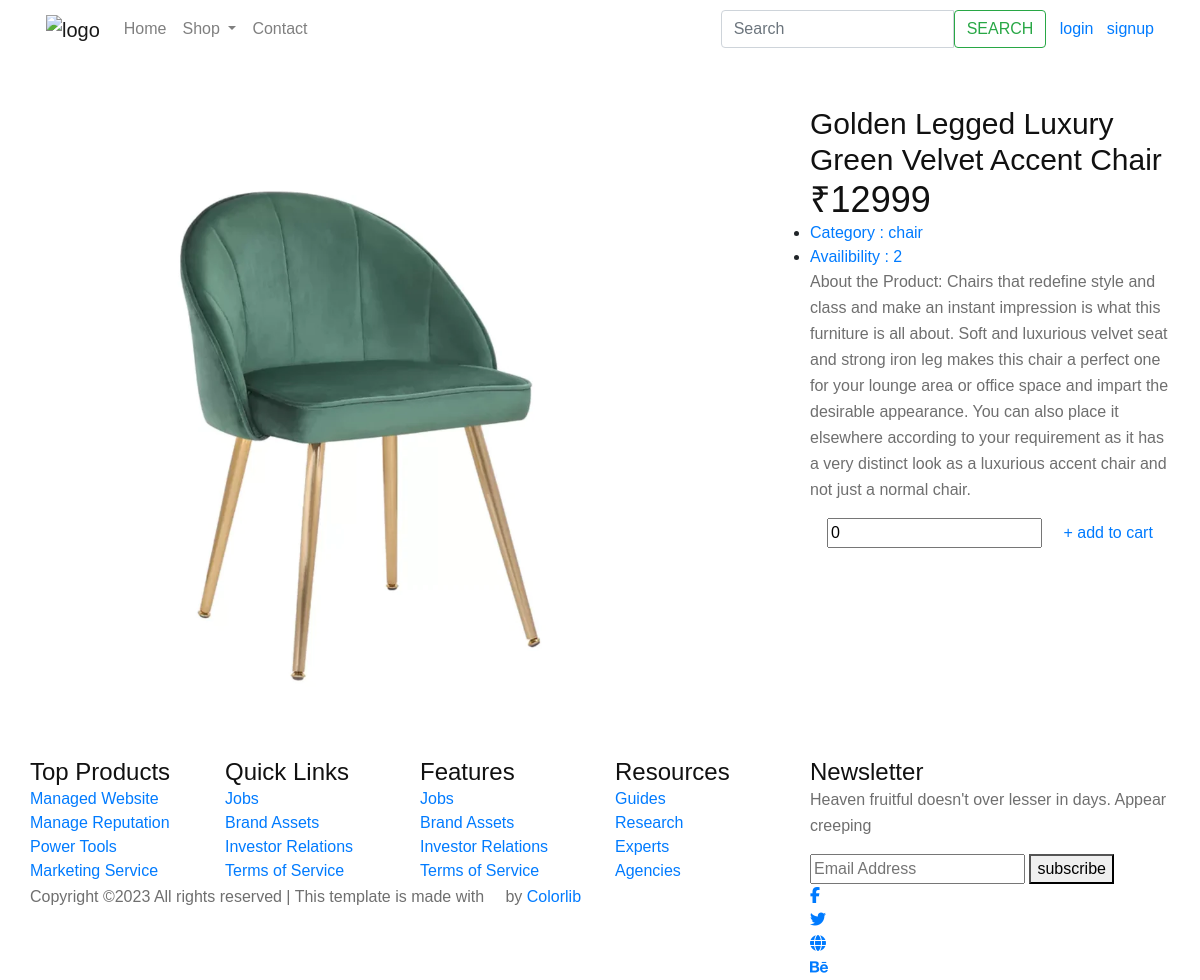
Page /store/category/chair/golden-legged-luxury-green-velvet-accent-chair/ on the committed database.
### store/models.py (models this page shows, shortened)
class Product(models.Model):
    product_name = models.CharField(max_length=200,unique=True)
    slug         = models.SlugField(max_length=200,unique=True)
    description  =models.TextField(max_length=500, blank=True)
    price        =models.IntegerField()
    images       =models.ImageField(upload_to='photos/products')
    stock        =models.IntegerField()
    is_available =models.BooleanField(default=True)
    category     =models.ForeignKey(Category, on_delete=models.CASCADE)
    created_date =models.DateTimeField(auto_now_add=True)
    modified_date=models.DateTimeField(auto_now=True)

### category/models.py (models this page shows)
class Category(models.Model):
    category_name = models.CharField(max_length=50, unique=True)
    slug = models.SlugField(max_length=100, unique=True)
    description = models.TextField(max_length=255, blank=False)
    cat_image = models.ImageField(upload_to='photos/categories', blank=False)
    class Meta:
        verbose_name = 'category'
        verbose_name_plural = 'categories'
    def get_url(self):
        return reverse('products_by_category', args=[ self.slug])
    def __str__(self):
        return self.category_name

### store/views.py (the view)
# urls.py: path('category/<slug:category_slug>/<slug:product_slug>/', views.product_detail, name='product_detail'),
def product_detail(request, category_slug, product_slug):
    try:
        single_product = Product.objects.get(category__slug=category_slug, slug=product_slug)
    except Exception as e:
        raise e
    context = {
        'single_product': single_product,
    }
    return render(request, 'store/product_detail.html',context)

### cart/context_processors.py (called while the page is built)
def counter(request):
    cart_count = 0
    if 'admin' in request.path:
        return {}
    else:
        try:
            cart = Cart.objects.filter(cart_id=_cart_id(request))
            if request.user.is_authenticated:
                cart_items = CartItem.objects.all().filter(user=request.user)
            else:
                cart_items = CartItem.objects.all().filter(cart=cart[:1])
            for cart_item in cart_items:
                cart_count += cart_item.quantity
        except Cart.DoesNotExist:
            cart_count = 0
    return dict(cart_count=cart_count)

### cart/views.py (called while the page is built)
def _cart_id(request):
    cart = request.session.session_key
    if not cart:
        cart = request.session.create()
    return cart

def _wishlist_id(request):
    wishlist = request.session.session_key
    if not wishlist:
        wishlist = request.session.create()
    return wishlist

### category/context_processors.py (called while the page is built)
def  menu_links(request):
    links=Category.objects.all()
    return {
       'links': links
    }

### store/context_processors.py (called while the page is built)
def wishlist_counter(request):
    wishlist_count = 0
    if 'admin' in request.path:
        return {}
    else:
        try:
            wishlist = Wishlist.objects.filter(wishlist_id=_wishlist_id(request))
            if request.user.is_authenticated:
                wishlist_items = WishlistItem.objects.all().filter(user=request.user)
            else:
                wishlist_items = WishlistItem.objects.all().filter(wishlist=wishlist[:1])
            for wishlist_item in wishlist_items:
                wishlist_count += 1
        except Wishlist.DoesNotExist:
            wishlist_count = 0
    return dict(wishlist_count=wishlist_count)

### templates/store/product_detail.html (shortened to what this page needs)
{% extends 'base.html' %}
{% load static %}
{% block content %}
<!doctype html>
<html lang="zxx">
<body>
  <div class="product_image_area section_padding">
    <div class="container">
      <div class="row s_product_inner justify-content-between">
        <div class="col-lg-7 col-xl-7 pt-5">
          <div class="product_slider_img">
            <div id="vertical ">
              <div data-thumb="img/product/single-product/product_1.png ">
                <img src="{{single_product.images.url}}" />
              </div>
            </div>
          </div>
        </div>
        <div class="col-lg-5 col-xl-4 pt-5">
          <div class="s_product_text">
            <h3>{{ single_product.product_name}}</h3>
            <h2>₹{{single_product.price}}</h2>
            <ul class="list">
              <li>
                <a class="active" href="#">
                  <span>Category</span> : {{single_product.category}}</a>
              </li>
              <li>
                <a href="#"> <span>Availibility</span> : {{single_product.stock}}</a>
              </li>
            </ul>
            <p>
             {{single_product.description}}
            </p>
            <div class="card_area d-flex justify-content-between align-items-center">
              <div class="product_count">
                <span class="inumber-decrement"> <i class="ti-minus"></i></span>
                <input class="input-number" type="text" value="0" min="0" max="10">
                <span class="number-increment"> <i class="ti-plus"></i></span>
              </div>
              {% if single_product.stock <= 0 %}
                <a href="#" class="btn_3" style ="background-color:grey;">Out Of Stock </a>
                {% else %}
                  <a href="{% url 'add_cart' single_product.id %}" class="btn_3">+ add to cart</a>
              {% endif %}
              <a href="#" class="like_us"> <i class="ti-heart"></i> </a>
            </div>
          </div>
        </div>
      </div>
    </div>
  </div>
</body>
</html>
{% endblock %}

### adminpanel/static/css/style.css (style rules this page uses)
html, body { height: 100%; font-family: "Cairo", sans-serif; -webkit-font-smoothing: antialiased; font-smooth: antialiased; }
h1, h2, h3, h4, h5, h6 { margin: 0; color: #111111; font-weight: 400; font-family: "Cairo", sans-serif; }
h2 { font-size: 36px; }
h3 { font-size: 30px; }
p { font-size: 16px; font-family: "Cairo", sans-serif; color: #6f6f6f; font-weight: 400; line-height: 26px; margin: 0 0 15px 0; }
img { max-width: 100%; }
ul, ol { padding: 0; margin: 0; }
body { top:0!important; }
@media only screen and (min-width: 1200px) { .container { max-width: 1170px; } }

### rows in the picture
Product: images (picture), product_name "Golden Legged Luxury Green Velvet Accent Chair", price "12999", category "chair", stock "2", description "About the Product: Chairs that redefine style and class and make an instant impression is what this furniture is all about. Soft and luxurious velvet seat and strong iron leg makes this chair a perfect one for your lounge area or office space and impart the desirable appearance. You can also place it elsewhere according to your requirement as it has a very distinct look as a luxurious accent chair and not just a normal chair."
